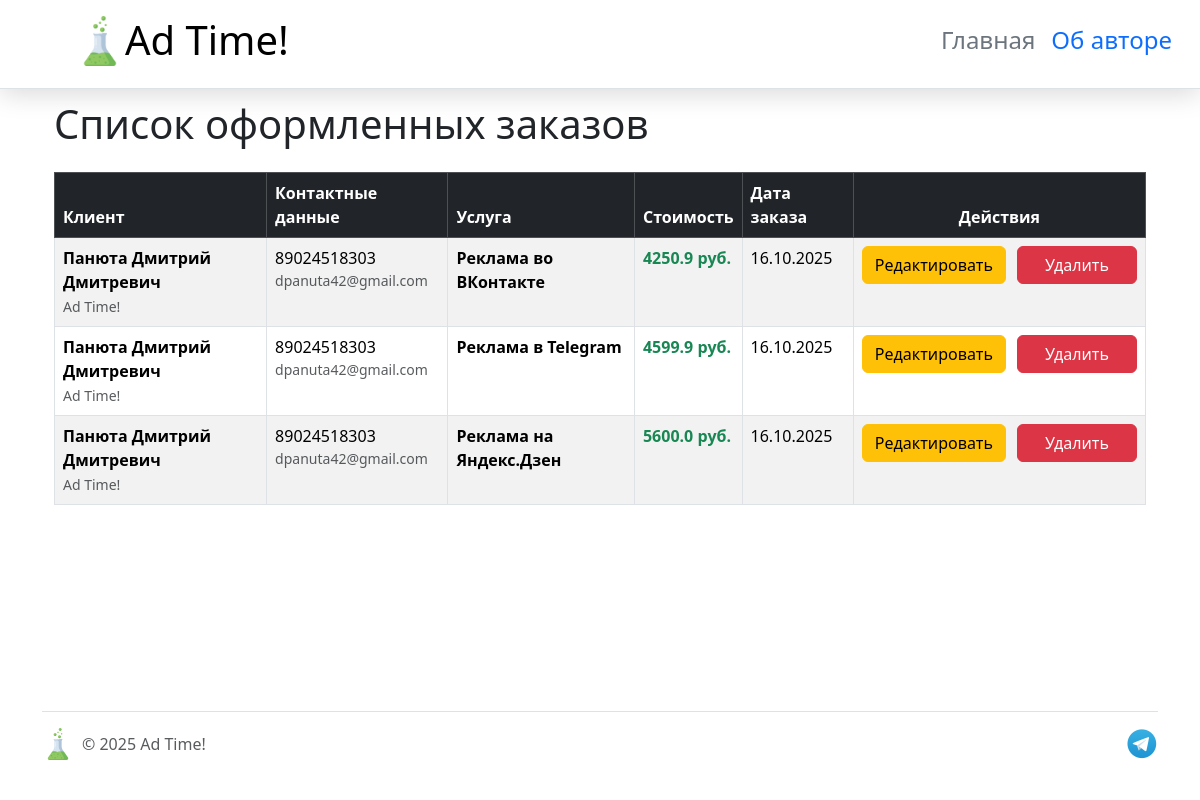
Page /list-ordres on the earlier database version.
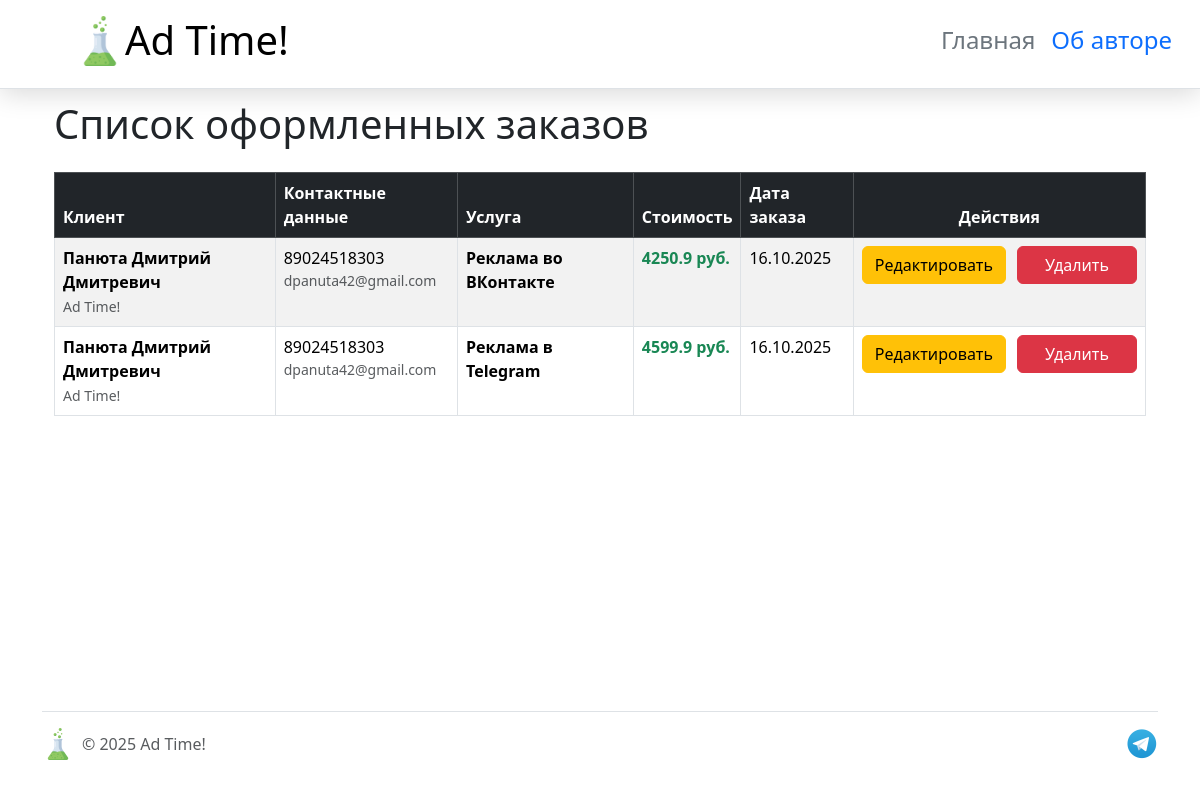
Same page on the later database version.
### models.py (models this page shows, shortened)
class Order(db.Model):
    __tablename__ = 'orders'
    id = db.Column(db.Integer, primary_key=True)
    customer_id = db.Column(db.Integer, db.ForeignKey(
        'customers.id'), nullable=False)
    service_id = db.Column(db.Integer, db.ForeignKey(
        'services.id'), nullable=False)
    order_date = db.Column(db.Date, nullable=False)
    customer = db.relationship('Customer', backref='orders')
    service = db.relationship('Service', backref='orders')

class Customer(db.Model):
    __tablename__ = 'customers'
    id = db.Column(db.Integer, primary_key=True)
    name = db.Column(db.String(125), nullable=False)
    date_of_birth = db.Column(db.Date)
    phone_number = db.Column(
        db.String(11), nullable=False, unique=True)
    email = db.Column(db.String(100))
    company = db.Column(db.String(100))

class Service(db.Model):
    __tablename__ = 'services'
    id = db.Column(db.Integer, primary_key=True)
    service_name = db.Column(db.String(125), nullable=False)
    description = db.Column(db.Text(1000))
    price = db.Column(db.Float(), nullable=False, default='0')

### app.py (the view)
@app.route('/list-ordres')
def list_orders():
    orders = Order.query.all()
    return render_template('list_orders.html', orders=orders)

### templates/list_orders.html (shortened to what this page needs)
{% extends 'base.html' %}
{% block content %}
<div class="container">
    <h1 class="mb-4">Список оформленных заказов</h1>
    {% if orders %}
    <table class="table mt-4 table-bordered table-striped table-hover">
        <thead class="table-dark">
            <tr>
                <th>Клиент</th>
                <th>Контактные данные</th>
                <th>Услуга</th>
                <th>Стоимость</th>
                <th>Дата заказа</th>
                <th class="text-center">Действия</th>
            </tr>
        </thead>
        <tbody>
            {% for order in orders %}
            <tr>
                <td>
                    <b>{{ order.customer.name }}</b>
                    {% if order.customer.company %}
                    <br><small class="text-muted">{{ order.customer.company }}</small>
                    {% endif %}
                </td>
                <td>
                    <div>{{ order.customer.phone_number }}</div>
                    <div class="text-muted small">{{ order.customer.email or 'Email не указан' }}</div>
                </td>
                <td>
                    <strong>{{ order.service.service_name }}</strong>
                </td>
                <td>
                    <span class="fw-bold text-success">{{ order.service.price }} руб.</span>
                </td>
                <td>
                    {{ order.order_date.strftime('%d.%m.%Y') }}
                </td>
                <td class="text-center">
                    <div class="btn-group" role="group">
                        <a href="{{ url_for('update_order', order_id=order.id) }}" class="btn btn-warning rounded">Редактировать</a>
                        <a href="{{ url_for('delete_order', order_id=order.id) }}"
                        class="btn btn-danger rounded"
                        onclick="return confirm('Вы уверены, что хотите удалить этот заказ?')">Удалить</a>
                </div>
                </td>
            </tr>
            {% endfor %}
        </tbody>
    </table>
    {% else %}
    <div class="alert alert-info mt-4">
        <h4 class="alert-heading">Заказов пока нет!</h4>
        <p class="mb-0">Вы еще не оформили ни одного заказа. <a href="{{ url_for('add_order') }}" class="alert-link">Создайте первый заказ</a>.</p>
    </div>
    {% endif %}
</div>
{% endblock %}

### templates/base.html (shortened to what this page needs)
<!DOCTYPE html>
<html lang="en">
<head>
    <link rel="stylesheet" href="{{ url_for('static', filename='css/main.css') }}">
    <link href="https://cdn.jsdelivr.net/npm/bootstrap@5.3.8/dist/css/bootstrap.min.css" rel="stylesheet">
</head>
<body>
    <div class="page">
        <div class="container">
            <header class="d-flex flex-wrap align-items-center justify-content-center justify-content-md-between py-3 mb-4 border-bottom">
                <div class="col-md-3 mb-2 mb-md-0">
                    <a href="/" class="d-inline-flex link-body-emphasis text-decoration-none">
                        <img class="header_img" src="{{ url_for('static', filename='img/flask_one.png')}}" alt="law">
                        <span class="header_text" style="max-height: 50px; width: auto;"><h1>Ad Time!</h1></span>
                    </a>
                </div>
                <ul class="nav col-12 col-md-auto mb-2 justify-content-center mb-md-0">
                    <li><a href="{{ url_for('index')}}" class="nav-link px-2 link-secondary"><h4>Главная</h4></a></li>
                    <li><a href="{{ url_for('about')}}" class="nav-link px-2"><h4>Об авторе</h4></a></li>
                </ul>
            </header>
        </div>
        <main class="content">
            <div class="container">
                {% block content %}{% endblock %}
            </div>
        </main>
        <div class="container">
            <footer class="d-flex flex-wrap justify-content-between align-items-center py-3 my-4 border-top">
                <div class="col-md-4 d-flex align-items-center">
                    <a href="/" class="mb-3 me-2 mb-md-0 text-body-secondary text-decoration-none lh-1" aria-label="Bootstrap">
                        <img class="footer_img" src="{{ url_for('static', filename='img/flask_one.png')}}" alt="law">
                    </a>
                    <span class="mb-3 mb-md-0 text-body-secondary">© 2025 Ad Time!</span>
                </div>
                <ul class="nav col-md-4 justify-content-end list-unstyled d-flex">
                    <li class="ms-3">
                        <a class="text-body-secondary" href="https://t.me/amidamaru_soul" aria-label="Telegram">
                            <img class="footer_tg_img" src="{{ url_for('static', filename='img/Telegram_Messenger.png')}}" alt="Telegram">
                        </a>
                    </li>
                </ul>
            </footer>
        </div>
    </div>
</body>
</html>

### static/css/main.css (style rules this page uses)
header { position: fixed; top: 0; left: 0; width: 100%; padding: 0px 20px 0px 75px; z-index: 1000; background-color: #fff; box-shadow: 0 5px 25px rgba(0, 0, 0, 0.15); }
.header_img { max-height: 50px; width: auto; }
.footer_img { height: 32px; width: 32px; }
.footer_tg_img { height: 32px; width: 32px; }
.page { display: flex; flex-direction: column; min-height: 100vh; }
.content { flex: 1 0 auto; padding: 100px 0 20px 0; }
body { margin: 0; padding: 0; }
.btn { margin-bottom: 16px; }
.btn-group { display: flex; justify-content: center; gap: 12px; }
.btn { padding: 8px 16px; font-size: 1rem; min-width: 120px; }

Differences in the rows shown:
removed Order: customer.name "Панюта Дмитрий Дмитревич", customer.company "Ad Time!", customer.phone_number "89024518303", customer "dpanuta42@gmail.com", service.service_name "Реклама на Яндекс.Дзен", service.price "5600.0", order_date "16.10.2025"
